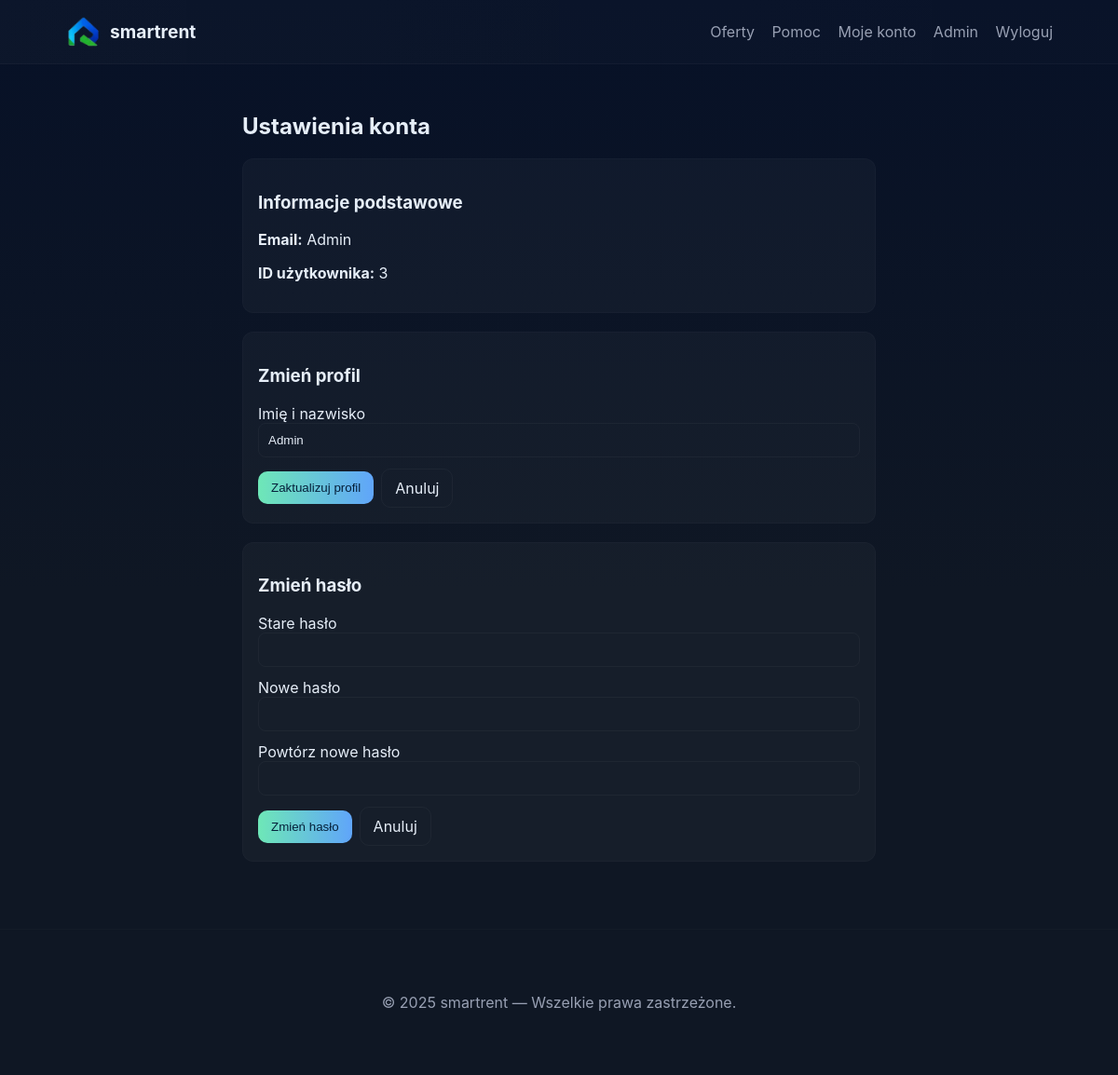
/user_settings.php (signed in), run on the app's committed database.
### tables this page shows
CREATE TABLE `users` (
  `id` int(11) NOT NULL,
  `name` varchar(150) NOT NULL,
  `email` varchar(200) NOT NULL,
  `password` varchar(255) NOT NULL,
  `role` enum('user','admin') NOT NULL DEFAULT 'user',
  `created_at` datetime DEFAULT current_timestamp()
);

### user_settings.php (the view, shortened to what this page needs)
<?php
require_once 'includes/db.php';
$user_id = $_SESSION['user_id'];
$stmt = $pdo->prepare("SELECT id, name, email FROM users WHERE id = :id");
$stmt->execute(['id' => $user_id]);
$user = $stmt->fetch(PDO::FETCH_ASSOC);
?>
<!doctype html>
<html lang="pl">
<head>
  <link rel="stylesheet" href="assets/css/style.css">
</head>
<body>
<?php include 'includes/navbar.php'; ?>
<main class="container narrow">
  <h2>Ustawienia konta</h2>
  <div class="panel" style="margin-bottom:20px">
    <h3>Informacje podstawowe</h3>
    <p><strong>Email:</strong> <?=htmlspecialchars($user['email'])?></p>
    <p><strong>ID użytkownika:</strong> <?=htmlspecialchars($user['id'])?></p>
  </div>
  <div class="panel" style="margin-bottom:20px">
    <h3>Zmień profil</h3>
    <form method="post">
      <label>Imię i nazwisko
        <input type="text" name="name" value="<?=htmlspecialchars($user['name'])?>" required>
      </label>
      <div class="form-actions">
        <button class="btn btn-primary" type="submit" name="change_profile">Zaktualizuj profil</button>
        <a class="btn" href="user_panel.php">Anuluj</a>
      </div>
    </form>
  </div>
  <div class="panel">
    <h3>Zmień hasło</h3>
    <form method="post">
      <label>Stare hasło
        <input type="password" name="old_password" required>
      </label>
      <label>Nowe hasło
        <input type="password" name="new_password" required>
      </label>
      <label>Powtórz nowe hasło
        <input type="password" name="confirm_password" required>
      </label>
      <div class="form-actions">
        <button class="btn btn-primary" type="submit" name="change_password">Zmień hasło</button>
        <a class="btn" href="user_panel.php">Anuluj</a>
      </div>
    </form>
  </div>
</main>
<?php include 'includes/footer.php'; ?>
</body>
</html>

### assets/css/style.css (style rules this page uses)
:root { --bg:#0f1724; --card:#0b1220; --muted:#98a0b3; --accent:#6ee7b7; --accent-2:#60a5fa; --text:#e6eef8; --glass: rgba(255,255,255,0.03); --radius:12px; --max-width:1100px; --gap:18px; font-family: Inter, ui-sans-serif, system-ui, -apple-system, "Segoe UI", Roboto, "Helvetica Neue", Arial; color-scheme: dark; }
* { box-sizing:border-box }
body { margin:0; background: linear-gradient(180deg, #071127 0%, #0f1724 55%); color:var(--text); -webkit-font-smoothing:antialiased; -moz-osx-font-smoothing:grayscale; min-height:100vh; }
.container { max-width:var(--max-width); margin:0 auto; padding:32px 20px; }
.btn { display:inline-block;padding:10px 14px;border-radius:10px;background:transparent;border:1px solid rgba(255,255,255,0.04);color:var(--text);text-decoration:none;cursor:pointer; }
.btn-primary { background:linear-gradient(90deg,var(--accent),var(--accent-2));color:#05203a;border:0 }
.container.narrow { max-width:720px }
.panel { background:var(--glass);padding:16px;border-radius:12px;border:1px solid rgba(255,255,255,0.02); }
label { display:block;margin-bottom:12px }
input[type="text"],input[type="email"],input[type="password"],textarea,input[type="number"],input[type="date"] { width:100%;padding:10px;border-radius:8px;border:1px solid rgba(255,255,255,0.04);background:transparent;color:var(--text) }
.form-actions { display:flex;gap:8px;align-items:center;margin-top:12px }

### data on the page
users: email "Admin", id "3", name "Admin"

### other printed values
APP_NAME "smartrent"
